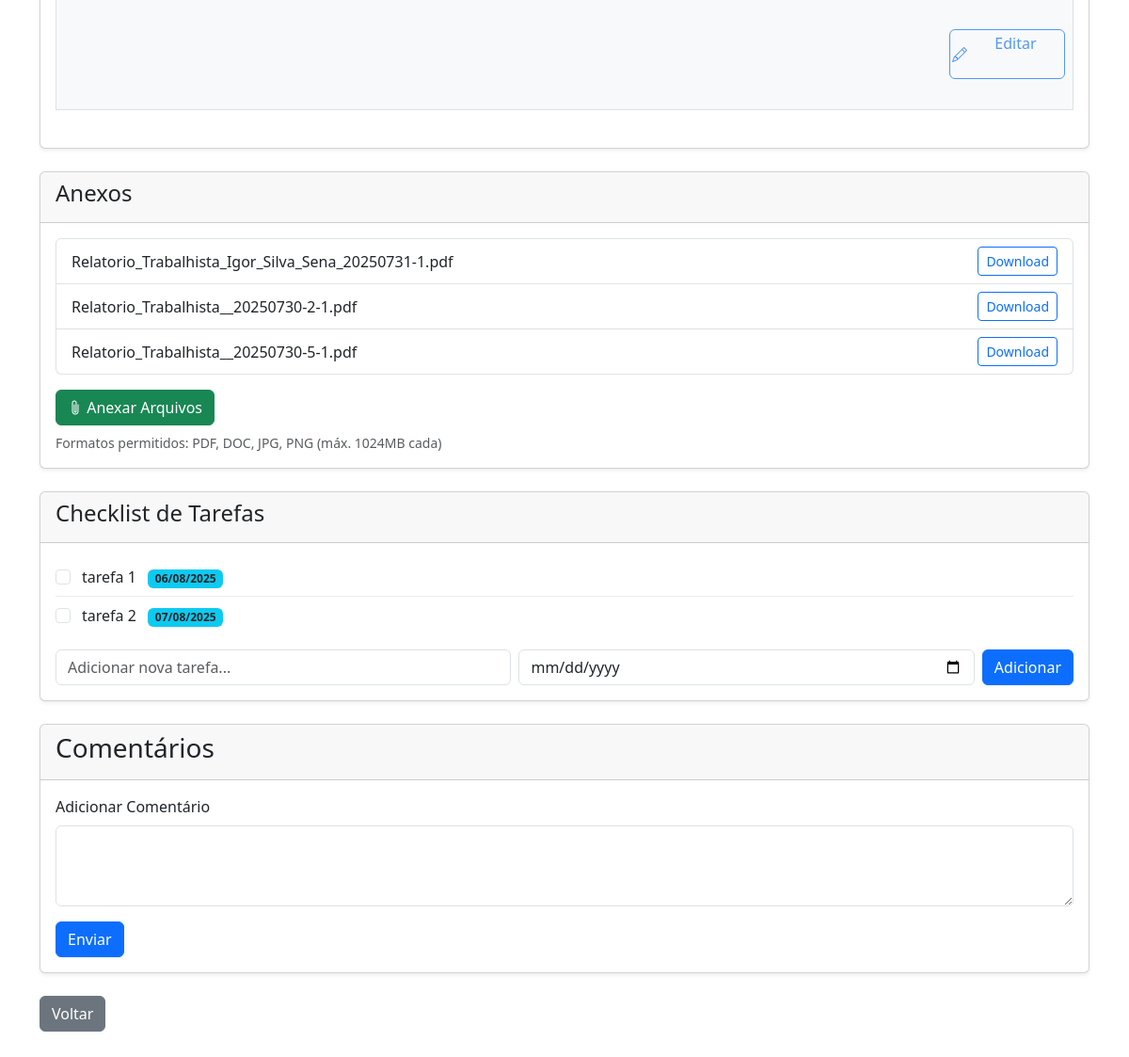
Before: /ticket/5 (signed in, lower part) with the older database file.
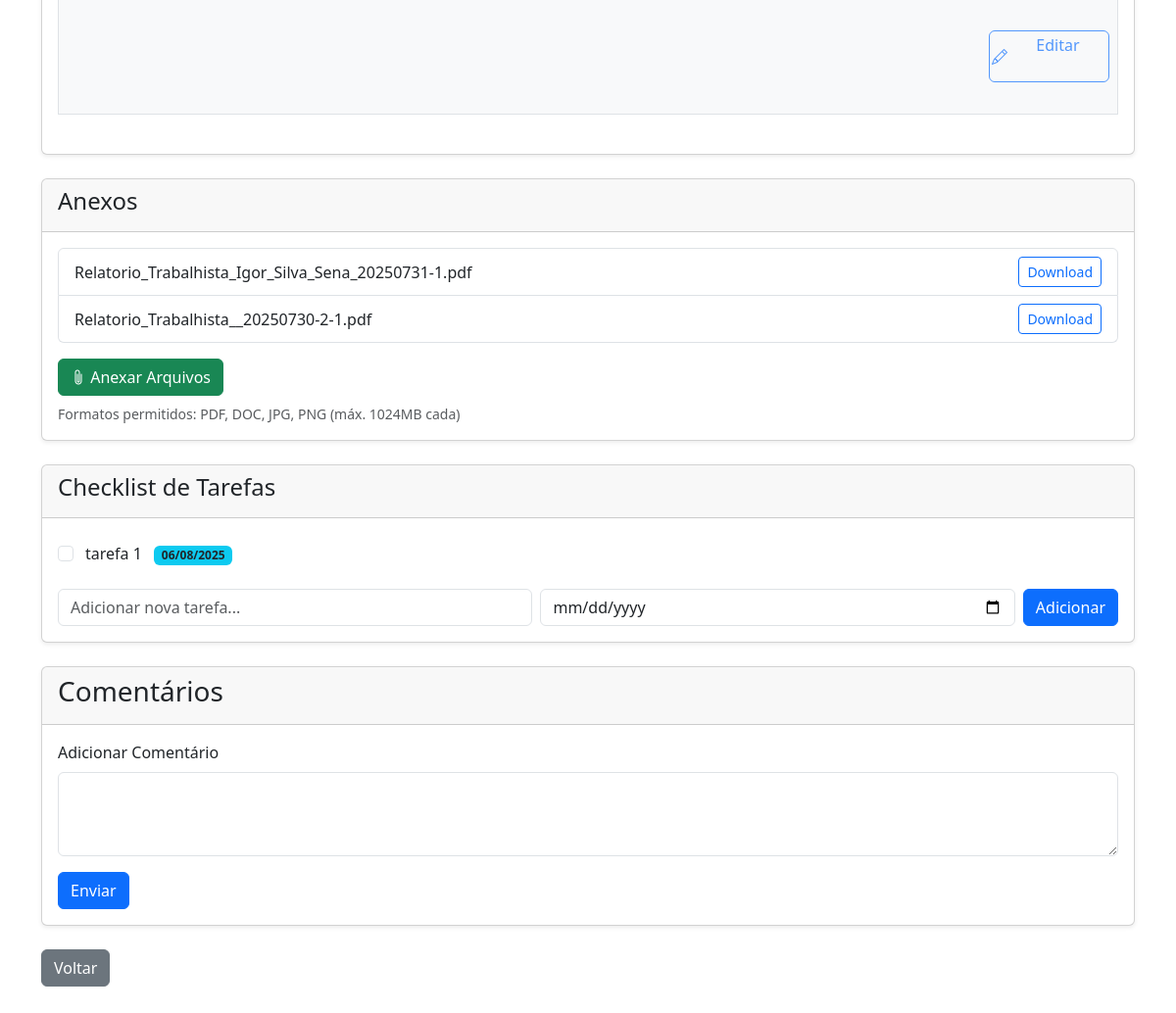
After: the same page with the newer database file.
### models.py (models this page shows, shortened)
class Attachment(db.Model):
    id = db.Column(db.Integer, primary_key=True)
    filename = db.Column(db.String(100), nullable=False)
    path = db.Column(db.String(200), nullable=False)  # A coluna se chama 'path'
    position = db.Column(db.Integer, default=0)
    uploaded_at = db.Column(db.DateTime, default=datetime.utcnow)
    user_id = db.Column(db.Integer, db.ForeignKey('user.id'), nullable=False)
    ticket_id = db.Column(db.Integer, db.ForeignKey('ticket.id'), nullable=True)
    comment_id = db.Column(db.Integer, db.ForeignKey('comment.id'), nullable=True)

class TodoItem(db.Model):
    __tablename__ = 'todo_item'
    id = db.Column(db.Integer, primary_key=True)
    content = db.Column(db.String(300), nullable=False)
    is_completed = db.Column(db.Boolean, default=False, nullable=False)
    created_at = db.Column(db.DateTime, default=datetime.utcnow)
    date = db.Column(db.Date, nullable=True)
    position = db.Column(db.Integer, default=0, nullable=False)
    was_rescheduled = db.Column(db.Boolean, default=False, nullable=False)
    ticket_id = db.Column(db.Integer, db.ForeignKey('ticket.id'), nullable=False)

### triagem/routes/ticket.py (the view)
@ticket_bp.route('/<int:ticket_id>')
@login_required
@ticket_permission_required
def view_ticket(ticket):
    reschedule_overdue_todos()
    comments = ticket.comments.order_by(Comment.created_at).all()
    todos = ticket.todos.order_by(TodoItem.position.asc()).all()
    return render_template('ticket.html', ticket=ticket, comments=comments, todos=todos)

### triagem/routes/ticket.py (called while the page is built)
def ticket_permission_required(f):
    @wraps(f)
    def decorated_function(ticket_id, *args, **kwargs):
        ticket = Ticket.query.get_or_404(ticket_id)
        if not (current_user.is_admin or ticket.user_id == current_user.id):
            flash('Você não tem permissão para acessar este caso.', 'danger')
            return redirect(url_for('dashboard.dashboard'))
        return f(ticket, *args, **kwargs)
    return decorated_function

def reschedule_overdue_todos():
    today = dt_date.today()
    overdue_todos = TodoItem.query.filter(
        TodoItem.date < today,
        TodoItem.is_completed == False,
        (TodoItem.was_rescheduled == False)  # só remarca uma vez!
    ).all()
    for todo in overdue_todos:
        app = Appointment.query.filter_by(
            content=f"Tarefa: {todo.content} (Ticket #{todo.ticket_id})",
            appointment_date=todo.date
        ).first()
        if app:
            db.session.delete(app)
        todo.date = today
        todo.was_rescheduled = True
    if overdue_todos:
        db.session.commit()

### triagem/templates/ticket.html (shortened to what this page needs)
{% extends "base.html" %}
{% block styles %}
{{ super() }}
<link rel="stylesheet" href="{{ url_for('static', filename='css/ticket.css') }}">
<link rel="stylesheet" href="https://cdn.quilljs.com/1.3.7/quill.snow.css">
{% endblock %}
{% block content %}
<div id="ticket-container"
     data-ticket-id="{{ ticket.id }}"
     data-reorder-url="{{ url_for('ticket.reorder_attachments', ticket_id=ticket.id) }}"
     data-rename-url="{{ url_for('ticket.rename_attachment', ticket_id=ticket.id) }}"
     data-add-todo-url="{{ url_for('ticket.add_todo', ticket_id=ticket.id) }}"
     data-update-todo-url-base="/ticket/todos"
     data-delete-todo-url-base="/ticket/todos"
     data-reorder-todos-url="{{ url_for('ticket.reorder_todos', ticket_id=ticket.id) }}">
    <div class="card mb-4">
        <div class="card-body">
            <div class="mb-4 position-relative">
                <div id="reportView" class="border p-3 bg-light text-justify" style="white-space: pre-wrap; text-align: justify; min-height: 200px; position: relative;">
                    {% if current_user.is_admin or ticket.user_id == current_user.id %}
                    <div class="position-absolute bottom-0 end-0 m-2">
                        <button class="btn btn-outline-primary btn-edit-report" onclick="enableReportEdit()">
                            <i class="bi bi-pencil"></i> Editar
                        </button>
                    </div>
                    {% endif %}
                </div>
            </div>
        </div>
    </div>
    {% if ticket.attachments.count() > 0 or current_user.is_admin or ticket.user_id == current_user.id %}
    <div class="card mb-4">
        <div class="card-header">
            <h4>Anexos</h4>
        </div>
        <div class="card-body">
            {% if ticket.attachments.count() > 0 %}
            <div id="attachmentsList" class="list-group mb-3">
            {% for attachment in ticket.attachments.order_by('position') %}
            <div class="list-group-item d-flex flex-column flex-sm-row justify-content-between align-items-start align-items-sm-center attachment-item" data-id="{{ attachment.id }}">
                <div class="d-flex align-items-center mb-2 mb-sm-0 me-sm-2 flex-grow-1">
                    <span class="editable-filename" style="word-break: break-all;">
                        {{ attachment.filename }}
                    </span>
                </div>
                <div class="d-flex gap-2 mt-2 mt-sm-0 flex-wrap">
                    <a href="{{ url_for('ticket.download_attachment', attachment_id=attachment.id) }}"
                       class="btn btn-sm btn-outline-primary">Download</a>
                </div>
            </div>
            {% endfor %}
            </div>
            {% endif %}
            {% if current_user.is_admin or ticket.user_id == current_user.id %}
            <form id="addAttachmentForm" method="POST" action="{{ url_for('ticket.add_ticket_attachment', ticket_id=ticket.id) }}" enctype="multipart/form-data">
                <label for="ticket_attachments" class="btn btn-success">
                    <i class="bi bi-paperclip"></i> Anexar Arquivos
                </label>
                <div id="attachment-upload-status" class="form-text mt-2">
                    Formatos permitidos: PDF, DOC, JPG, PNG (máx. 1024MB cada)
                </div>
            </form>
            {% endif %}
        </div>
    </div>
    {% endif %}
    <div class="card mb-4">
        <div class="card-header">
            <h4>Checklist de Tarefas</h4>
        </div>
        <div class="card-body">
            <div id="todoListContainer">
                {% if todos %}
                    {% for todo in todos %}
                    <div class="todo-item {% if todo.is_completed %}completed{% endif %}" data-id="{{ todo.id }}">
                        <input class="form-check-input" type="checkbox" id="todo-{{ todo.id }}" {% if todo.is_completed %}checked{% endif %}>
                        <label class="form-check-label" for="todo-{{ todo.id }}">
                            {{ todo.content }}
                            {% if todo.date %}
                                <span class="badge bg-info text-dark ms-2">{{ todo.date.strftime("%d/%m/%Y") }}</span>
                            {% endif %}
                        </label>
                    </div>
                    {% endfor %}
                {% else %}
                    <p class="text-muted" id="no-todos-message">Nenhuma tarefa adicionada ainda.</p>
                {% endif %}
            </div>
            {% if current_user.is_admin or ticket.user_id == current_user.id %}
                <form id="addTodoForm" class="d-flex gap-2 mt-3">
                    <input type="text" id="newTodoContent" class="form-control" placeholder="Adicionar nova tarefa..."
                           required>
                    <input type="date" id="newTodoDate" class="form-control">
                    <button type="submit" class="btn btn-primary">Adicionar</button>
                </form>
            {% endif %}
        </div>
    </div>
    <div class="card mb-4">
        <div class="card-header">
            <h3>Comentários</h3>
        </div>
        <div class="card-body">
           <form method="POST" action="{{ url_for('ticket.add_comment', ticket_id=ticket.id) }}">
             <div class="mb-3">
                <label for="content" class="form-label">Adicionar Comentário</label>
                <textarea class="form-control" id="content" name="content" rows="3" required></textarea>
            </div>
            <button type="submit" class="btn btn-primary">Enviar</button>
            </form>
        </div>
    </div>
    <a href="{{ url_for('dashboard.dashboard') }}" class="btn btn-secondary">Voltar</a>
</div>
{% endblock %}

### triagem/templates/base.html (shortened to what this page needs)
<!DOCTYPE html>
<html lang="pt-BR">
<head>
    {% block styles %}
        <link rel="stylesheet" href="https://cdn.jsdelivr.net/npm/bootstrap-icons@1.8.0/font/bootstrap-icons.css">
        <link rel="stylesheet" href="{{ url_for('static', filename='css/triagem.css') }}">
        <link href="https://cdn.jsdelivr.net/npm/bootstrap@5.3.0/dist/css/bootstrap.min.css" rel="stylesheet">
    {% endblock %}
</head>
<body>
    <div class="container mt-4">
        {% block content %}{% endblock %}
    </div>
</body>
</html>

### static/css/triagem.css (style rules this page uses)
body { background-color: #f8f9fa; padding-bottom: 50px; font-family: 'Open Sans', sans-serif; }
.card { box-shadow: 0 0.125rem 0.25rem rgba(0, 0, 0, 0.075); border: none; }
.card-header { background-color: #f8f9fa; border-bottom: 1px solid rgba(0,0,0,.125); }
.badge { font-weight: 500; }
textarea.form-control { min-height: 150px; }
.attachment-item { transition: all 0.2s; }
::placeholder { color: #6c757d; opacity: 1; }
#reportView { padding-bottom: 40px; }
.btn-edit-report { transition: all 0.3s ease; opacity: 0.7; }
.attachment-item { transition: transform 0.2s ease; }
.list-group-item { align-items: center; }

### static/css/ticket.css (style rules this page uses)
.attachment-item { cursor: move; }
.attachment-item .btn, .attachment-item a, .attachment-item form { cursor: pointer; }
.editable-filename { cursor: pointer; font-weight: 500; }
.btn-edit-report { font-size: 1rem; padding: 0.1rem 0.1rem; display: inline-flex; align-items: center; gap: 0.1rem; }
.todo-item { display: flex; align-items: center; gap: 0.75rem; padding: 0.5rem 0; border-bottom: 1px solid #eee; cursor: move; }
.todo-item:last-child { border-bottom: none; }
.todo-item .form-check-input { margin-top: 0; flex-shrink: 0; }
.todo-item label { flex-grow: 1; transition: color 0.2s, text-decoration 0.2s; margin-bottom: 0; }

Changed rows visible on the page:
removed Attachment: filename "Relatorio_Trabalhista__20250730-5-1.pdf"
removed TodoItem: content "tarefa 2", date "07/08/2025"
